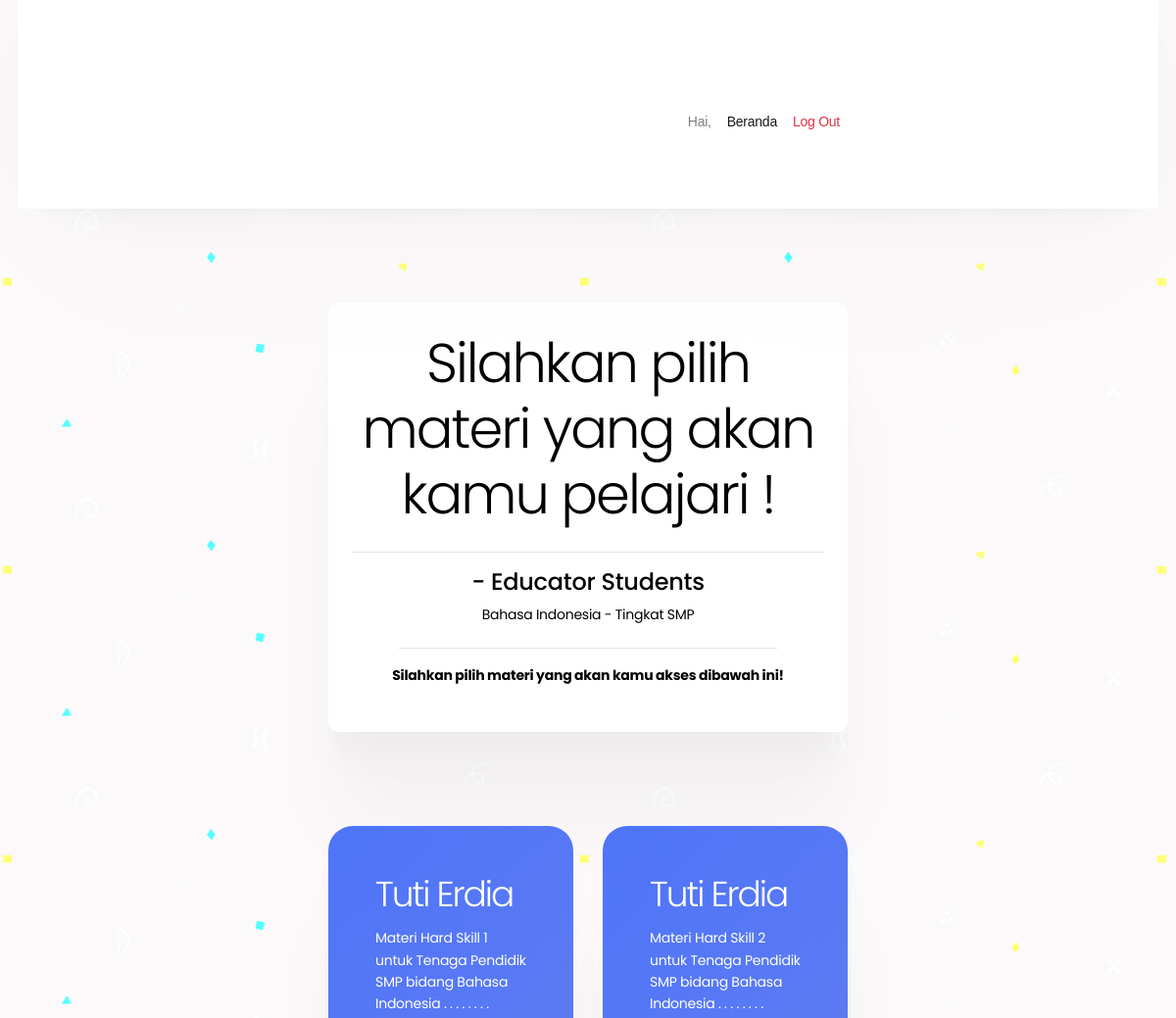
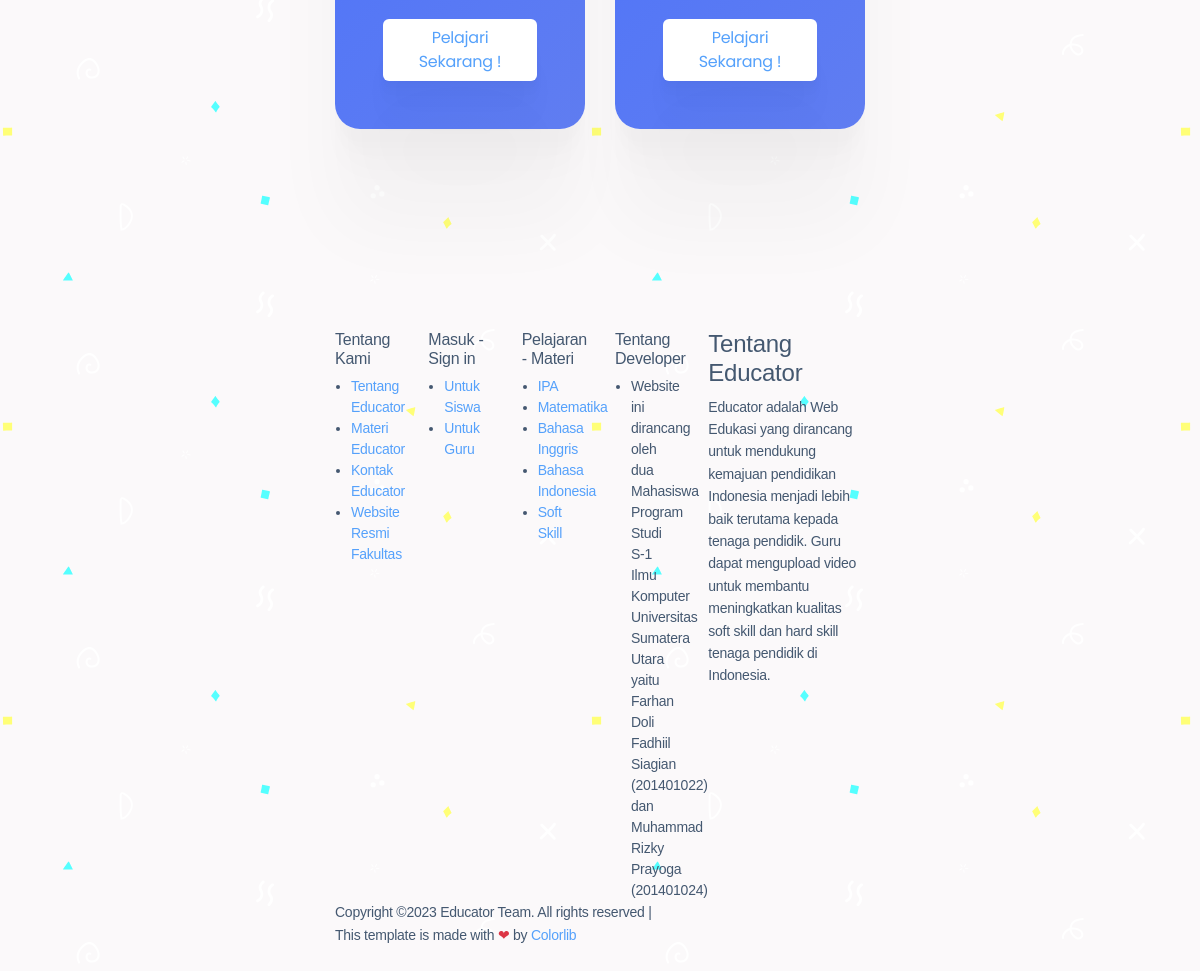
The app's page /index.php/materi/indo_smp with its own data (2 pictures, top to bottom).
### tables this page shows
CREATE TABLE `materi` (
  `id` int(11) NOT NULL,
  `nama_guru` varchar(128) NOT NULL,
  `nama_mapel` varchar(128) NOT NULL,
  `video` varchar(255) NOT NULL,
  `deskripsi` varchar(1024) NOT NULL,
  `kelas` varchar(128) NOT NULL
);

### application/controllers/Materi.php (called while the page is built, shortened)
<?php
class Materi extends CI_Controller
{
    public function __construct()
    {
        $this->load->library('form_validation');
        $this->load->library('disqus');
        $this->load->model('m_materi');
        $this->list_materi['matematika_sd'] = $this->m_materi->matematika_sd()->result();
        $this->list_materi['matematika_smp'] = $this->m_materi->matematika_smp()->result();
        $this->list_materi['matematika_sma'] = $this->m_materi->matematika_sma()->result();
        $this->list_materi['ipa_sd'] = $this->m_materi->ipa_sd()->result();
        $this->list_materi['ipa_smp'] = $this->m_materi->ipa_smp()->result();
        $this->list_materi['ipa_sma'] = $this->m_materi->ipa_sma()->result();
        $this->list_materi['indo_sd'] = $this->m_materi->indo_sd()->result();
        $this->list_materi['indo_smp'] = $this->m_materi->indo_smp()->result();
        $this->list_materi['indo_sma'] = $this->m_materi->indo_sma()->result();
        $this->list_materi['inggris_sd'] = $this->m_materi->inggris_sd()->result();
        $this->list_materi['inggris_smp'] = $this->m_materi->inggris_smp()->result();
        $this->list_materi['inggris_sma'] = $this->m_materi->inggris_sma()->result();
        $this->list_materi['softskill_sd'] = $this->m_materi->softskill_sd()->result();
        $this->list_materi['softskill_smp'] = $this->m_materi->softskill_smp()->result();
        $this->list_materi['softskill_sma'] = $this->m_materi->softskill_sma()->result();
    }
    function generateMateri($materi){
        $data['materi'] = $this->list_materi[$materi];
        $data['user'] = $this->db->get_where('siswa', ['email' =>
            $this->session->userdata('email')])->row_array();
        $this->load->view('materi/'.str_replace('_', '-', $materi), $data);
        $this->load->view('template/footer');
    }
    public function indo_smp()
    {
        $this->generateMateri('indo_smp');
    }
}

### index.php (called while the page is built, shortened)
<?php
require_once BASEPATH.'core/CodeIgniter.php';

### application/models/M_materi.php (called while the page is built, shortened)
<?php
class M_materi extends CI_Model
{
    public function matematika_sd()
    {
        $mapel = 'Matematika';
        $kelas = 'SD';
        $this->db->where('kelas', $kelas);
        $this->db->where('nama_mapel', $mapel);
        return $this->db->get('materi');
    }
    public function matematika_smp()
    {
        $mapel = 'Matematika';
        $kelas = 'SMP';
        $this->db->where('kelas', $kelas);
        $this->db->where('nama_mapel', $mapel);
        return $this->db->get('materi');
    }
    public function matematika_sma()
    {
        $mapel = 'Matematika';
        $kelas = 'SMA';
        $this->db->where('kelas', $kelas);
        $this->db->where('nama_mapel', $mapel);
        return $this->db->get('materi');
    }
    public function ipa_sd()
    {
        $mapel = 'IPA';
        $kelas = 'SD';
        $this->db->where('kelas', $kelas);
        $this->db->where('nama_mapel', $mapel);
        return $this->db->get('materi');
    }
    public function ipa_smp()
    {
        $mapel = 'IPA';
        $kelas = 'SMP';
        $this->db->where('kelas', $kelas);
        $this->db->where('nama_mapel', $mapel);
        return $this->db->get('materi');
    }
    public function ipa_sma()
    {
        $mapel = 'IPA';
        $kelas = 'SMA';
        $this->db->where('kelas', $kelas);
        $this->db->where('nama_mapel', $mapel);
        return $this->db->get('materi');
    }
    public function indo_sd()
    {
        $mapel = 'Bahasa Indonesia';
        $kelas = 'SD';
        $this->db->where('kelas', $kelas);
        $this->db->where('nama_mapel', $mapel);
        return $this->db->get('materi');
    }
    public function indo_smp()
    {
        $mapel = 'Bahasa Indonesia';
        $kelas = 'SMP';
        $this->db->where('kelas', $kelas);
        $this->db->where('nama_mapel', $mapel);
        return $this->db->get('materi');
    }
    public function indo_sma()
    {
        $mapel = 'Bahasa Indonesia';
        $kelas = 'SMA';
        $this->db->where('kelas', $kelas);
        $this->db->where('nama_mapel', $mapel);
        return $this->db->get('materi');
    }
    public function inggris_sd()
    {
        $mapel = 'Bahasa Inggris';
        $kelas = 'SD';
        $this->db->where('kelas', $kelas);
        $this->db->where('nama_mapel', $mapel);
        return $this->db->get('materi');
    }
    public function inggris_smp()
    {
        $mapel = 'Bahasa Inggris';
        $kelas = 'SMP';
        $this->db->where('kelas', $kelas);
        $this->db->where('nama_mapel', $mapel);
        return $this->db->get('materi');
    }
    public function inggris_sma()
    {
        $mapel = 'Bahasa Inggris';
        $kelas = 'SMA';
        $this->db->where('kelas', $kelas);
        $this->db->where('nama_mapel', $mapel);
        return $this->db->get('materi');
    }
    public function softskill_sd()
    {
        $mapel = 'Soft Skill';
        $kelas = 'SD';
        $this->db->where('kelas', $kelas);
        $this->db->where('nama_mapel', $mapel);
        return $this->db->get('materi');
    }
    public function softskill_smp()
    {
        $mapel = 'Soft Skill';
        $kelas = 'SMP';
        $this->db->where('kelas', $kelas);
        $this->db->where('nama_mapel', $mapel);
        return $this->db->get('materi');
    }
    public function softskill_sma()
    {
        $mapel = 'Soft Skill';
        $kelas = 'SMA';
        $this->db->where('kelas', $kelas);
        $this->db->where('nama_mapel', $mapel);
        return $this->db->get('materi');
    }
}

### application/views/materi/indo-smp.php (the view, shortened to what this page needs)
<!doctype html>
<html lang="en">
<head>
    <link href="https://unpkg.com/aos@2.3.1/dist/aos.css" rel="stylesheet">
    <link rel="stylesheet" href="<?= base_url('assets/') ?>css/bootstrap.css">
    <link rel="stylesheet" href="<?= base_url('assets/') ?>vendors/linericon/style.css">
    <link rel="stylesheet" href="<?= base_url('assets/') ?>css/font-awesome.min.css">
    <link rel="stylesheet" href="<?= base_url('assets/') ?>vendors/owl-carousel/owl.carousel.min.css">
    <link rel="stylesheet" href="<?= base_url('assets/') ?>vendors/lightbox/simpleLightbox.css">
    <link rel="stylesheet" href="<?= base_url('assets/') ?>vendors/nice-select/css/nice-select.css">
    <link rel="stylesheet" href="<?= base_url('assets/') ?>vendors/animate-css/animate.css">
    <link rel="stylesheet" href="<?= base_url('assets/') ?>vendors/popup/magnific-popup.css">
    <link rel="stylesheet" href="<?= base_url('assets/') ?>css/style.css">
    <link rel="stylesheet" href="<?= base_url('assets/') ?>css/materi_style.css">
    <link rel="stylesheet" href="<?= base_url('assets/') ?>css/responsive.css">
</head>
<body style="overflow-x:hidden;background-color:#fbf9fa;">
    <header class="header_area" style="background-color: white !important;">
        <div class="main_menu">
            <nav class="navbar navbar-expand-lg navbar-light">
                <div class="container">
                    <div class="collapse navbar-collapse offset" id="navbarSupportedContent">
                        <ul class="nav navbar-nav menu_nav ml-auto">
                            <li class="nav-item "><a class="nav-link" href="javascript:void(0)">Hai, <?php
                                                                                                        ?></a>
                            </li>
                            <li class="nav-item active"><a class="nav-link" href="<?= base_url('user') ?>">Beranda</a>
                            </li>
                            <li class=" nav-item "><a class=" nav-link text-danger" href="<?= base_url('welcome/logout') ?>">Log Out</a>
                            </li>
                        </ul>
                    </div>
                </div>
            </nav>
        </div>
    </header>
    <div class="container">
        <div class="bg-white mx-auto p-4 buat-text" data-aos="fade-down" data-aos-duration="1400" style="width: 100%; border-radius:10px;">
            <div class="row" style="color: black; font-family: 'poppins';">
                <div class="col-md-12 mt-1 text-center">
                    <h1 class="display-4" data-aos="fade-down" data-aos-duration="1400">Silahkan pilih materi yang akan
                        kamu pelajari !
                    </h1><hr>
                    <h4 data-aos="fade-down" data-aos-duration="1700"><?php
                                                                        ?> - Educator Students</h4>
                    <p>Bahasa Indonesia - Tingkat SMP</p>
                    <hr width="80%">
                    <p data-aos="fade-down" class="font-weight-bold" data-aos-duration="1800">Silahkan pilih materi yang
                        akan kamu akses
                        dibawah
                        ini!
                    </p>
                </div>
            </div>
        </div>
    </div>
    <div class="container">
        <div class="row mt-4">
            <?php foreach ($materi as $u) { ?>
                <div class="col-md-6 mb-4" data-aos="fade-right" data-aos-duration="1200">
                    <div class="card materi w-150 border-0">
                        <div class="card-body p-5">
                            <h1 class="card-title"><?= $u->nama_guru; ?></h1>
                            <p class=" card-text">
                                <?= substr($u->deskripsi, 0, 100); ?>&nbsp;.&nbsp;.&nbsp;.&nbsp;.&nbsp;.&nbsp;.&nbsp;.&nbsp;.
                            </p>
                            <a href="<?php echo site_url('materi/belajar/' . $u->id); ?>" class="btn btn-white">Pelajari
                                Sekarang !</a>
                        </div>
                    </div>
                </div>
            <?php } ?>
        </div>
    </div>
    <br>

### assets/css/materi_style.css (style rules this page uses)
body { background-color: #ffffff; background-attachment: fixed; }
.card { border-radius: 25px; border: none; box-shadow: 0 2.3px 1.9px rgba(0, 0, 0, 0.002), 0 5.4px 4.3px rgba(0, 0, 0, 0.005), 0 9.7px 7.7px rgba(0, 0, 0, 0.007), 0 16.1px 12.8px rgba(0, 0, 0, 0.01), 0 26.5px 21.2px rgba(0, 0, 0, 0.014), 0 46.2px 37px rgba(0, 0, 0, 0.019), 0 100px 80px rgba(0, 0, 0, 0.03); transition: 0.5s ease; cursor: pointer; font-family: 'Poppins', sans-serif; }
.materi { background: linear-gradient(135deg, #4E74F9 0%, #607df1 100%); color: white !important; width: 100%; }
.btn-white { background-color: white; border-radius: 6px; box-shadow: 0 2.8px 2.2px rgba(0, 0, 0, 0.006), 0 6.7px 5.3px rgba(0, 0, 0, 0.008), 0 12.5px 10px rgba(0, 0, 0, 0.01), 0 22.3px 17.9px rgba(0, 0, 0, 0.012), 0 41.8px 33.4px rgba(0, 0, 0, 0.014), 0 100px 80px rgba(0, 0, 0, 0.02); }
.buat-text { box-shadow: 0 2.3px 1.9px rgba(0, 0, 0, 0.002), 0 5.4px 4.3px rgba(0, 0, 0, 0.005), 0 9.7px 7.7px rgba(0, 0, 0, 0.007), 0 16.1px 12.8px rgba(0, 0, 0, 0.01), 0 26.5px 21.2px rgba(0, 0, 0, 0.014), 0 46.2px 37px rgba(0, 0, 0, 0.019), 0 100px 80px rgba(0, 0, 0, 0.03); }
.navbar { box-shadow: 0 0.3px 5.6px rgba(0, 0, 0, 0.007), 0 0.7px 12.6px rgba(0, 0, 0, 0.01), 0 1.2px 22px rgba(0, 0, 0, 0.013), 0 1.9px 34.9px rgba(0, 0, 0, 0.015), 0 2.9px 53.9px rgba(0, 0, 0, 0.017), 0 4.5px 84.1px rgba(0, 0, 0, 0.02), 0 7.5px 139.6px rgba(0, 0, 0, 0.023), 0 15px 279px rgba(0, 0, 0, 0.03); }

### records on screen
materi: nama_guru "Tuti Erdia", deskripsi "Materi Hard Skill 1 untuk Tenaga Pendidik SMP bidang Bahasa Indonesia"
materi: nama_guru "Tuti Erdia", deskripsi "Materi Hard Skill 2 untuk Tenaga Pendidik SMP bidang Bahasa Indonesia"
